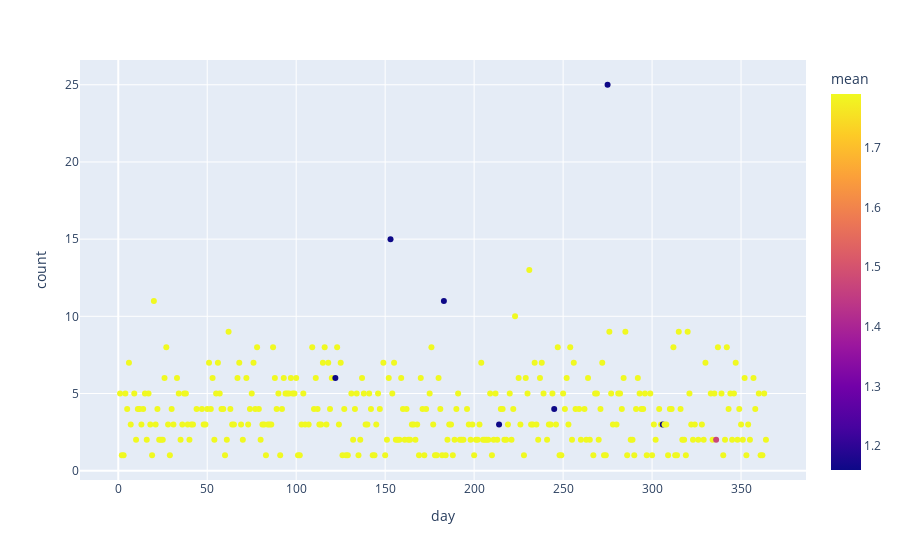

The cell this chart's notebook holds for it:
### Code cell
import plotly.express as px
#plotting per day
fig = px.scatter(purchases, y="count", x="day", color="mean")
fig.show()

### Figure 1 — Plotly figure (JSON) as saved in the notebook; plotly's stock layout.template omitted (floating-point values rounded to 4 significant figures; data arrays with more than 128 entries replaced by an {"elided": "..."} marker saying what was removed)
{"data": [{"hovertemplate": "day=%{x}<br>count=%{y}<br>mean=%{marker.color}<extra></extra>", "legendgroup": "", "marker": {"color": {"elided": "333 float values"}, "coloraxis": "coloraxis", "symbol": "circle"}, "mode": "markers", "name": "", "orientation": "v", "showlegend": false, "type": "scatter", "x": {"elided": "333 int values"}, "xaxis": "x", "y": {"elided": "333 int values"}, "yaxis": "y"}], "layout": {"coloraxis": {"colorbar": {"title": {"text": "mean"}}, "colorscale": [[0, "#0d0887"], [0.1111, "#46039f"], [0.2222, "#7201a8"], [0.3333, "#9c179e"], [0.4444, "#bd3786"], [0.5556, "#d8576b"], [0.6667, "#ed7953"], [0.7778, "#fb9f3a"], [0.8889, "#fdca26"], [1, "#f0f921"]]}, "legend": {"tracegroupgap": 0}, "margin": {"t": 60}, "xaxis": {"anchor": "y", "domain": [0, 1], "title": {"text": "day"}}, "yaxis": {"anchor": "x", "domain": [0, 1], "title": {"text": "count"}}}}
